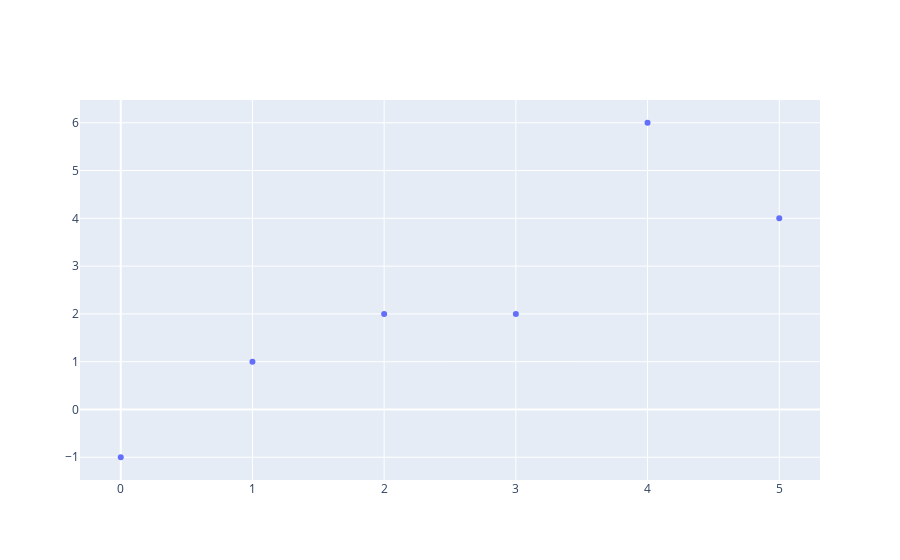

Notebook source saved alongside this figure:
### Code cell
import numpy as np
import plotly.graph_objects as go

fig=go.Figure()
data=np.array(data)
fig.add_trace(go.Scatter(x=data[:,0],y=data[:,1],mode="markers"))

### Figure 1 — Plotly figure (JSON) as saved in the notebook; plotly's stock layout.template omitted (floating-point values rounded to 4 significant figures)
{"data": [{"mode": "markers", "type": "scatter", "x": [0, 1, 2, 3, 4, 5], "y": [-1, 1, 2, 2, 6, 4]}], "layout": {}}
